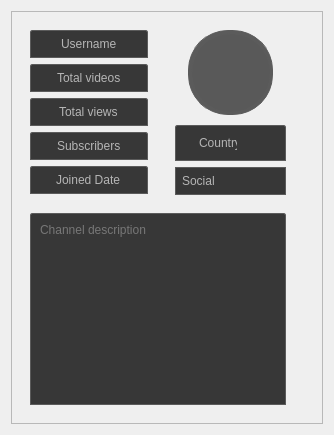
                                    <widget class="QWidget" name="page">
                                     <layout class="QHBoxLayout" name="horizontalLayout_24">
                                      <item>
                                       <widget class="QFrame" name="frame_17">
                                        <property name="styleSheet">
                                         <string notr="true"/>
                                        </property>
                                        <property name="frameShape">
                                         <enum>QFrame::StyledPanel</enum>
                                        </property>
                                        <property name="frameShadow">
                                         <enum>QFrame::Raised</enum>
                                        </property>
                                        <layout class="QVBoxLayout" name="verticalLayout_7" stretch="2,0">
                                         <property name="spacing">
                                          <number>0</number>
                                         </property>
                                         <property name="leftMargin">
                                          <number>0</number>
                                         </property>
                                         <property name="rightMargin">
                                          <number>9</number>
                                         </property>
                                         <item>
                                          <widget class="QFrame" name="frame_18">
                                           <property name="styleSheet">
                                            <string notr="true">border:none</string>
                                           </property>
                                           <property name="frameShape">
                                            <enum>QFrame::StyledPanel</enum>
                                           </property>
                                           <property name="frameShadow">
                                            <enum>QFrame::Raised</enum>
                                           </property>
                                           <layout class="QHBoxLayout" name="horizontalLayout_25" stretch="0,3">
                                            <property name="spacing">
                                             <number>0</number>
                                            </property>
                                            <property name="bottomMargin">
                                             <number>0</number>
                                            </property>
                                            <item>
                                             <widget class="QFrame" name="frame_20">
                                              <property name="styleSheet">
                                               <string notr="true">border:none</string>
                                              </property>
                                              <property name="frameShape">
                                               <enum>QFrame::StyledPanel</enum>
                                              </property>
                                              <property name="frameShadow">
                                               <enum>QFrame::Raised</enum>
                                              </property>
                                              <layout class="QVBoxLayout" name="verticalLayout_6">
                                               <property name="topMargin">
                                                <number>0</number>
                                               </property>
                                               <property name="bottomMargin">
                                                <number>15</number>
                                               </property>
                                               <item>
                                                <widget class="QLineEdit" name="lineEdit_4">
                                                 <property name="styleSheet">
                                                  <string notr="true">QLineEdit{
background-color: rgb(55, 55, 55);
	color: rgb(181, 181, 181);
border: 1px solid  rgb(91, 91, 91);
border-bottom-left-radius:0px;
border-top-left-radius:2px;
border-bottom-right-radius:0px;
border-top-right-radius:2px;
padding:5px;
}

QLineEdit::hover{background-color: rgb(59, 59, 59);}


QLineEdit::focus{
	border:1px solid rgb(195, 75, 75);
}

</string>
                                                 </property>
                                                 <property name="inputMask">
                                                  <string/>
                                                 </property>
                                                 <property name="text">
                                                  <string>Username</string>
                                                 </property>
                                                 <property name="frame">
                                                  <bool>true</bool>
                                                 </property>
                                                 <property name="alignment">
                                                  <set>Qt::AlignCenter</set>
                                                 </property>
                                                 <property name="dragEnabled">
                                                  <bool>false</bool>
                                                 </property>
                                                 <property name="readOnly">
                                                  <bool>true</bool>
                                                 </property>
                                                 <property name="placeholderText">
                                                  <string>Username</string>
                                                 </property>
                                                </widget>
                                               </item>
                                               <item>
                                                <widget class="QLineEdit" name="lineEdit_5">
                                                 <property name="styleSheet">
                                                  <string notr="true">QLineEdit{
background-color: rgb(55, 55, 55);
	color: rgb(181, 181, 181);
border: 1px solid  rgb(91, 91, 91);
border-bottom-left-radius:0px;
border-top-left-radius:2px;
border-bottom-right-radius:0px;
border-top-right-radius:2px;
padding:5px;
}

QLineEdit::hover{background-color: rgb(59, 59, 59);}


QLineEdit::focus{
	border:1px solid rgb(195, 75, 75);
}

</string>
                                                 </property>
                                                 <property name="inputMask">
                                                  <string/>
                                                 </property>
                                                 <property name="text">
                                                  <string>Total videos</string>
                                                 </property>
                                                 <property name="frame">
                                                  <bool>true</bool>
                                                 </property>
                                                 <property name="alignment">
                                                  <set>Qt::AlignCenter</set>
                                                 </property>
                                                 <property name="dragEnabled">
                                                  <bool>false</bool>
                                                 </property>
                                                 <property name="readOnly">
                                                  <bool>true</bool>
                                                 </property>
                                                 <property name="placeholderText">
                                                  <string>Joined date</string>
                                                 </property>
                                                </widget>
                                               </item>
                                               <item>
                                                <widget class="QLineEdit" name="lineEdit_6">
                                                 <property name="styleSheet">
                                                  <string notr="true">QLineEdit{
background-color: rgb(55, 55, 55);
	color: rgb(181, 181, 181);
border: 1px solid  rgb(91, 91, 91);
border-bottom-left-radius:0px;
border-top-left-radius:2px;
border-bottom-right-radius:0px;
border-top-right-radius:2px;
padding:5px;
}

QLineEdit::hover{background-color: rgb(59, 59, 59);}


QLineEdit::focus{
	border:1px solid rgb(195, 75, 75);
}

</string>
                                                 </property>
                                                 <property name="inputMask">
                                                  <string/>
                                                 </property>
                                                 <property name="text">
                                                  <string>Total views</string>
                                                 </property>
                                                 <property name="frame">
                                                  <bool>true</bool>
                                                 </property>
                                                 <property name="alignment">
                                                  <set>Qt::AlignCenter</set>
                                                 </property>
                                                 <property name="dragEnabled">
                                                  <bool>false</bool>
                                                 </property>
                                                 <property name="readOnly">
                                                  <bool>true</bool>
                                                 </property>
                                                 <property name="placeholderText">
                                                  <string>Total video</string>
                                                 </property>
                                                </widget>
                                               </item>
                                               <item>
                                                <widget class="QLineEdit" name="lineEdit_7">
                                                 <property name="styleSheet">
                                                  <string notr="true">QLineEdit{
background-color: rgb(55, 55, 55);
	color: rgb(181, 181, 181);
border: 1px solid  rgb(91, 91, 91);
border-bottom-left-radius:0px;
border-top-left-radius:2px;
border-bottom-right-radius:0px;
border-top-right-radius:2px;
padding:5px;
}

QLineEdit::hover{background-color: rgb(59, 59, 59);}


QLineEdit::focus{
	border:1px solid rgb(195, 75, 75);
}

</string>
                                                 </property>
                                                 <property name="inputMask">
                                                  <string/>
                                                 </property>
                                                 <property name="text">
                                                  <string>Subscribers</string>
                                                 </property>
                                                 <property name="frame">
                                                  <bool>true</bool>
                                                 </property>
                                                 <property name="alignment">
                                                  <set>Qt::AlignCenter</set>
                                                 </property>
                                                 <property name="dragEnabled">
                                                  <bool>false</bool>
                                                 </property>
                                                 <property name="readOnly">
                                                  <bool>true</bool>
                                                 </property>
                                                 <property name="placeholderText">
                                                  <string>Total visual</string>
                                                 </property>
                                                </widget>
                                               </item>
                                               <item>
                                                <widget class="QLineEdit" name="lineEdit_8">
                                                 <property name="styleSheet">
                                                  <string notr="true">QLineEdit{
background-color: rgb(55, 55, 55);
	color: rgb(181, 181, 181);
border: 1px solid  rgb(91, 91, 91);
border-bottom-left-radius:0px;
border-top-left-radius:2px;
border-bottom-right-radius:0px;
border-top-right-radius:2px;
padding:5px;
}

QLineEdit::hover{background-color: rgb(59, 59, 59);}


QLineEdit::focus{
	border:1px solid rgb(195, 75, 75);
}

</string>
                                                 </property>
                                                 <property name="inputMask">
                                                  <string/>
                                                 </property>
                                                 <property name="text">
                                                  <string>Joined Date</string>
                                                 </property>
                                                 <property name="frame">
                                                  <bool>true</bool>
                                                 </property>
                                                 <property name="alignment">
                                                  <set>Qt::AlignCenter</set>
                                                 </property>
                                                 <property name="dragEnabled">
                                                  <bool>false</bool>
                                                 </property>
                                                 <property name="readOnly">
                                                  <bool>true</bool>
                                                 </property>
                                                 <property name="placeholderText">
                                                  <string>Subscribers</string>
                                                 </property>
                                                </widget>
                                               </item>
                                              </layout>
                                             </widget>
                                            </item>
                                            <item>
                                             <widget class="QFrame" name="frame_19">
                                              <property name="frameShape">
                                               <enum>QFrame::StyledPanel</enum>
                                              </property>
                                              <property name="frameShadow">
                                               <enum>QFrame::Raised</enum>
                                              </property>
                                              <layout class="QVBoxLayout" name="verticalLayout_9" stretch="1,5">
                                               <property name="spacing">
                                                <number>0</number>
                                               </property>
                                               <property name="topMargin">
                                                <number>0</number>
                                               </property>
                                               <item>
                                                <widget class="QFrame" name="frame_24">
                                                 <property name="styleSheet">
                                                  <string notr="true">border:none</string>
                                                 </property>
                                                 <property name="frameShape">
                                                  <enum>QFrame::StyledPanel</enum>
                                                 </property>
                                                 <property name="frameShadow">
                                                  <enum>QFrame::Raised</enum>
                                                 </property>
                                                 <layout class="QHBoxLayout" name="horizontalLayout_28">
                                                  <property name="leftMargin">
                                                   <number>0</number>
                                                  </property>
                                                  <property name="topMargin">
                                                   <number>0</number>
                                                  </property>
                                                  <property name="rightMargin">
                                                   <number>0</number>
                                                  </property>
                                                  <property name="bottomMargin">
                                                   <number>1</number>
                                                  </property>
                                                  <item>
                                                   <widget class="QFrame" name="frame_25">
                                                    <property name="maximumSize">
                                                     <size>
                                                      <width>85</width>
                                                      <height>85</height>
                                                     </size>
                                                    </property>
                                                    <property name="styleSheet">
                                                     <string notr="true">border:1px solid rgb(91, 91, 91);
border-radius:40px;
background-color:  rgb(91, 91, 91);</string>
                                                    </property>
                                                    <property name="frameShape">
                                                     <enum>QFrame::StyledPanel</enum>
                                                    </property>
                                                    <property name="frameShadow">
                                                     <enum>QFrame::Raised</enum>
                                                    </property>
                                                    <layout class="QHBoxLayout" name="horizontalLayout_27">
                                                     <property name="leftMargin">
                                                      <number>2</number>
                                                     </property>
                                                     <property name="topMargin">
                                                      <number>2</number>
                                                     </property>
                                                     <property name="rightMargin">
                                                      <number>9</number>
                                                     </property>
                                                     <property name="bottomMargin">
                                                      <number>9</number>
                                                     </property>
                                                     <item>
                                                      <widget class="QFrame" name="frame_23">
                                                       <property name="minimumSize">
                                                        <size>
                                                         <width>80</width>
                                                         <height>80</height>
                                                        </size>
                                                       </property>
                                                       <property name="maximumSize">
                                                        <size>
                                                         <width>80</width>
                                                         <height>80</height>
                                                        </size>
                                                       </property>
                                                       <property name="styleSheet">
                                                        <string notr="true">
background-color: rgb(89, 89, 89);

border-radius:40px;
 border-image: url(:/channel/icons/channel/profile.jpg);
</string>
                                                       </property>
                                                       <property name="frameShape">
                                                        <enum>QFrame::StyledPanel</enum>
                                                       </property>
                                                       <property name="frameShadow">
                                                        <enum>QFrame::Raised</enum>
                                                       </property>
                                                      </widget>
                                                     </item>
                                                    </layout>
                                                   </widget>
                                                  </item>
                                                 </layout>
                                                </widget>
                                               </item>
                                               <item>
                                                <widget class="QFrame" name="frame_26">
                                                 <property name="styleSheet">
                                                  <string notr="true">border:none</string>
                                                 </property>
                                                 <property name="frameShape">
                                                  <enum>QFrame::StyledPanel</enum>
                                                 </property>
                                                 <property name="frameShadow">
                                                  <enum>QFrame::Raised</enum>
                                                 </property>
                                                 <layout class="QVBoxLayout" name="verticalLayout_10">
                                                  <property name="spacing">
                                                   <number>6</number>
                                                  </property>
                                                  <property name="topMargin">
                                                   <number>9</number>
                                                  </property>
                                                  <item>
                                                   <widget class="QFrame" name="frame_21">
                                                    <property name="maximumSize">
                                                     <size>
                                                      <width>16777215</width>
                                                      <height>38</height>
                                                     </size>
                                                    </property>
                                                    <property name="styleSheet">
                                                     <string notr="true">QFrame{
	border: 1px solid  rgb(91, 91, 91);
	background-color: rgb(55, 55, 55);
	border-bottom-left-radius:0px;
	border-top-left-radius:2px;
	border-bottom-right-radius:0px;
	border-top-right-radius:2px;
	padding:5px;

}


QFrame::hover{background-color: rgb(59, 59, 59);}

</string>
                                                    </property>
                                                    <property name="frameShape">
                                                     <enum>QFrame::StyledPanel</enum>
                                                    </property>
                                                    <property name="frameShadow">
                                                     <enum>QFrame::Raised</enum>
                                                    </property>
                                                    <layout class="QHBoxLayout" name="horizontalLayout_26" stretch="0,0">
                                                     <property name="spacing">
                                                      <number>0</number>
                                                     </property>
                                                     <property name="leftMargin">
                                                      <number>10</number>
                                                     </property>
                                                     <property name="topMargin">
                                                      <number>0</number>
                                                     </property>
                                                     <property name="rightMargin">
                                                      <number>17</number>
                                                     </property>
                                                     <property name="bottomMargin">
                                                      <number>0</number>
                                                     </property>
                                                     <item>
                                                      <widget class="QLabel" name="label_5">
                                                       <property name="maximumSize">
                                                        <size>
                                                         <width>51</width>
                                                         <height>24</height>
                                                        </size>
                                                       </property>
                                                       <property name="styleSheet">
                                                        <string notr="true">
	color: rgb(181, 181, 181);

border:none;
background-color: qlineargradient(spread:pad, x1:0, y1:0.0116818, x2:1, y2:1, stop:1 rgba(0, 0, 0, 0));
</string>
                                                       </property>
                                                       <property name="text">
                                                        <string>Country</string>
                                                       </property>
                                                      </widget>
                                                     </item>
                                                     <item>
                                                      <widget class="QLabel" name="label_4">
                                                       <property name="maximumSize">
                                                        <size>
                                                         <width>27</width>
                                                         <height>27</height>
                                                        </size>
                                                       </property>
                                                       <property name="styleSheet">
                                                        <string notr="true">image: url(:/flags/icons/flags/it.svg);
border:none;
background-color: qlineargradient(spread:pad, x1:0, y1:0.0116818, x2:1, y2:1, stop:1 rgba(0, 0, 0, 0));</string>
                                                       </property>
                                                       <property name="text">
                                                        <string/>
                                                       </property>
                                                      </widget>
                                                     </item>
                                                    </layout>
                                                   </widget>
                                                  </item>
                                                  <item>
                                                   <widget class="QComboBox" name="comboBox">
                                                    <property name="minimumSize">
                                                     <size>
                                                      <width>0</width>
                                                      <height>28</height>
                                                     </size>
                                                    </property>
                                                    <property name="maximumSize">
                                                     <size>
                                                      <width>16777215</width>
                                                      <height>28</height>
                                                     </size>
                                                    </property>
                                                    <property name="styleSheet">
                                                     <string notr="true">QComboBox{
	border: 1px solid  rgb(91, 91, 91);
	background-color: rgb(55, 55, 55);

	color: rgb(181, 181, 181);
padding-left:6px;

		}
QComboBox::drop-down 
{
    border: 0px; /* This seems to replace the whole arrow of the combo box */
}

QComboBox::focus{
	border:1px solid rgb(195, 75, 75);

}
/* Define a new custom arrow icon for the combo box */
QComboBox::down-arrow {
	image: url(:/16x16/icons/16x16/cil-arrow-bottom.png);
    width: 14px;
    height: 14px;
	padding-right:6px;
padding-bottom:2px;
}

QComboBox::hover
{
	background-color: rgb(62, 62, 62);
}
</string>
                                                    </property>
                                                    <item>
                                                     <property name="text">
                                                      <string>Social</string>
                                                     </property>
                                                    </item>
                                                   </widget>
                                                  </item>
                                                 </layout>
                                                </widget>
                                               </item>
                                              </layout>
                                             </widget>
                                            </item>
                                           </layout>
                                          </widget>
                                         </item>
                                         <item>
                                          <widget class="QFrame" name="frame_22">
                                           <property name="styleSheet">
                                            <string notr="true">border:none</string>
                                           </property>
                                           <property name="frameShape">
                                            <enum>QFrame::StyledPanel</enum>
                                           </property>
                                           <property name="frameShadow">
                                            <enum>QFrame::Raised</enum>
                                           </property>
                                           <layout class="QHBoxLayout" name="horizontalLayout_29">
                                            <property name="leftMargin">
                                             <number>18</number>
                                            </property>
                                            <property name="topMargin">
                                             <number>0</number>
                                            </property>
                                            <property name="rightMargin">
                                             <number>27</number>
                                            </property>
                                            <item>
                                             <widget class="QTextEdit" name="textEdit">
                                              <property name="styleSheet">
                                               <string notr="true">QTextEdit{
background-color: rgb(55, 55, 55);
	color: rgb(181, 181, 181);
border: 1px solid  rgb(91, 91, 91);
border-bottom-left-radius:0px;
border-top-left-radius:2px;
border-bottom-right-radius:0px;
border-top-right-radius:2px;
padding:5px;
}

QTextEdit::hover{background-color: rgb(59, 59, 59);}


QTextEdit::focus{
	border:1px solid rgb(195, 75, 75);
}

</string>
                                              </property>
                                              <property name="textInteractionFlags">
                                               <set>Qt::NoTextInteraction</set>
                                              </property>
                                              <property name="placeholderText">
                                               <string>Channel description</string>
                                              </property>
                                             </widget>
                                            </item>
                                           </layout>
                                          </widget>
                                         </item>
                                        </layout>
                                       </widget>
                                      </item>
                                     </layout>
                                    </widget>
